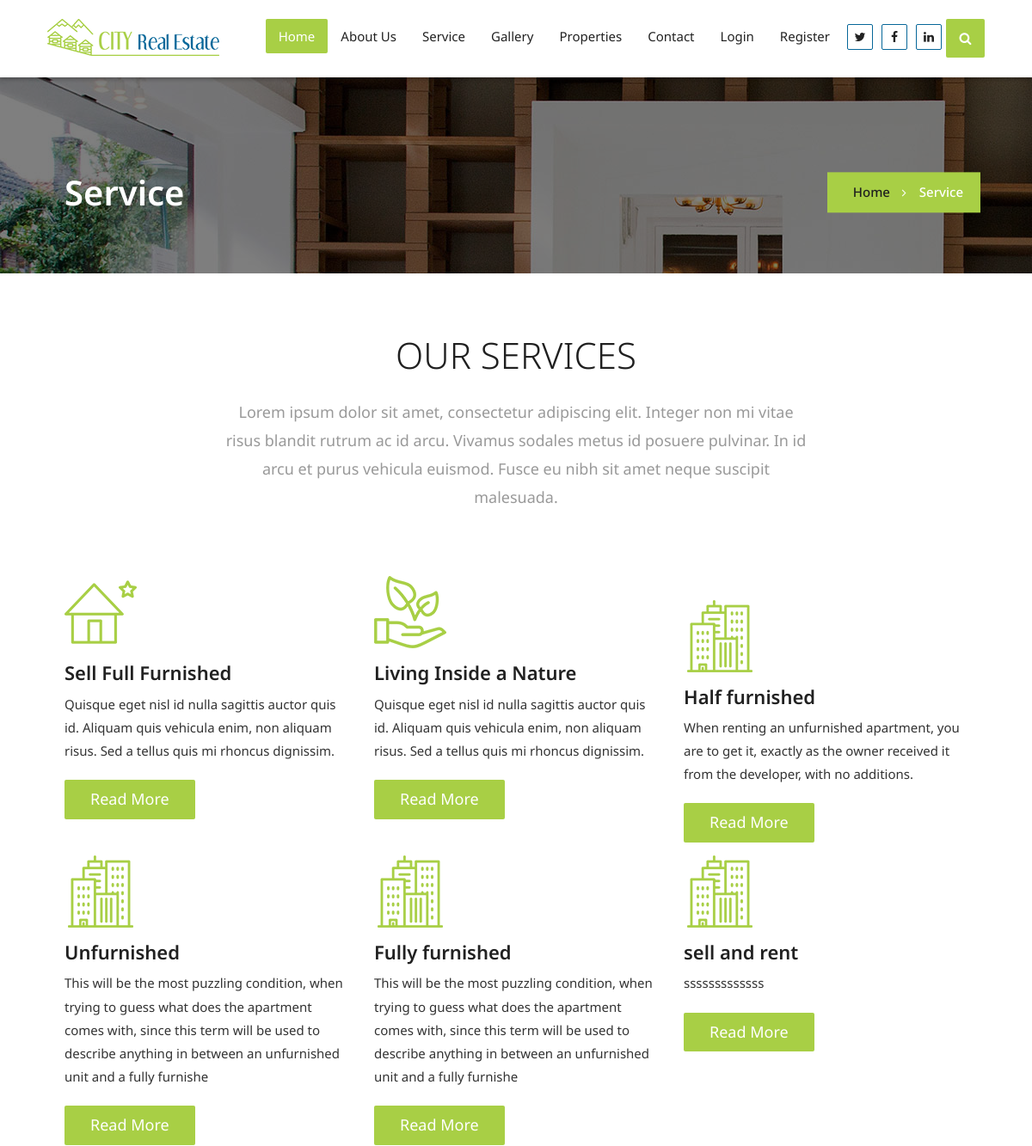
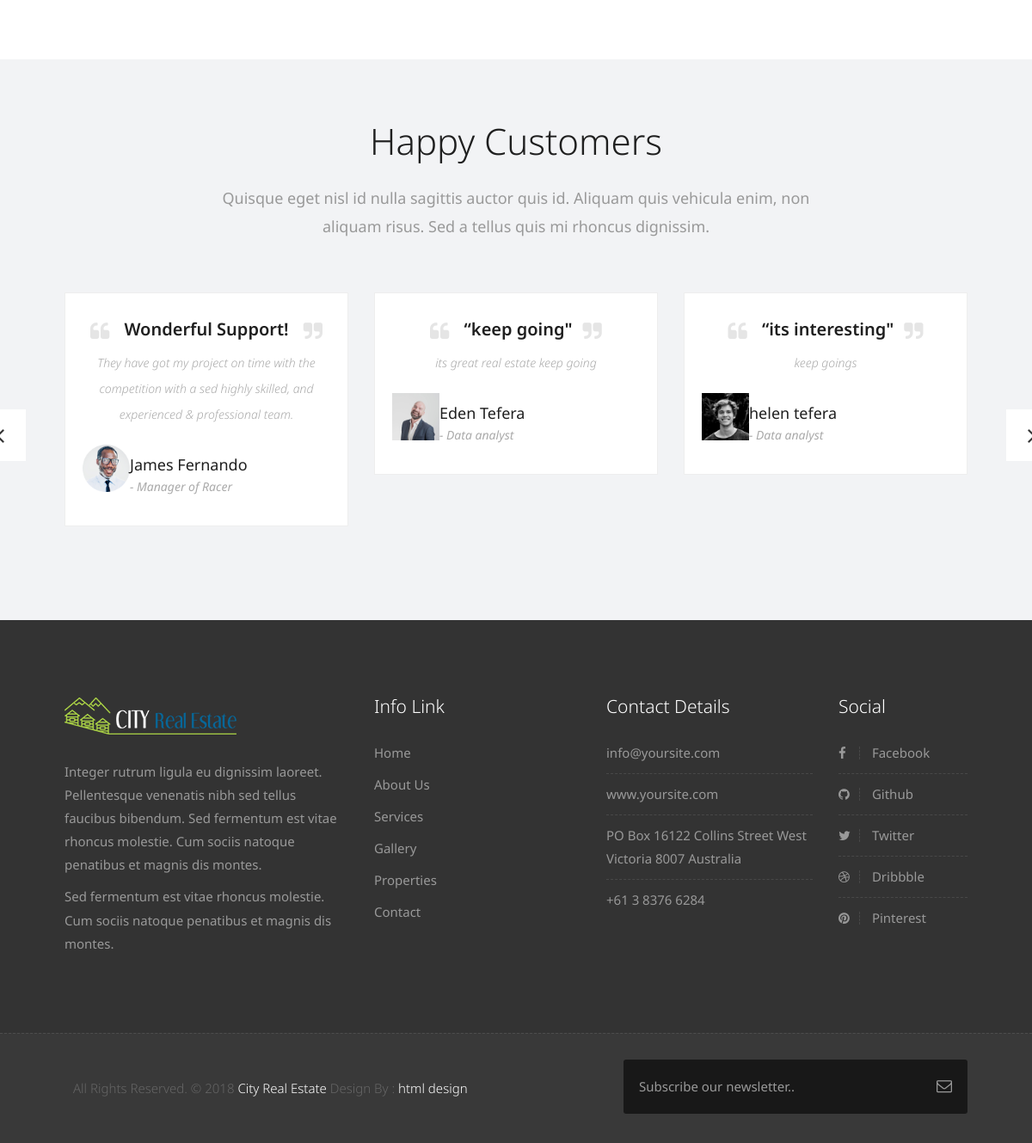
/service_view/, run on the app's committed database (2 pictures, top to bottom).
### RealEstate_App/models.py (models this page shows, shortened)
class Services(models.Model):
    service_title = models.CharField(max_length=50)
    services_discription = models.TextField(max_length=200)

class Comment(models.Model):
    flname = models.CharField(max_length=50)
    qoutetitle = models.CharField(max_length=50)
    comment= models.TextField(max_length=150)
    profession = models.CharField(max_length=50)
    photo = models.ImageField()

### RealEstate_App/views.py (the view)
# urls.py: path('service_view/', views.service_view, name='service_view'),
def service_view(request):
    service_list =Services.objects.all()
    comment_list = Comment.objects.all()
    data = {'service_list':service_list,'comment_list':comment_list}
    return render(request, "service.html" , data)

### RealEstate_App/templates/service.html (shortened to what this page needs)
{% load static %}
<!DOCTYPE html>
<html lang="en">
{% include 'includes/head.html' %}
<body class="realestate_version">
    <header class="header header_style_01">
        {% include 'includes/header.html' %}
    </header>
	<div class="all-title-box">
		<div class="container">
			<div class="row">
				<div class="col-md-12">
					<h2>Service</h2>
					<nav id="breadcrumbs">
						<ul>
							<li><a href="#">Home</a></li>
							<li>Service</li>
						</ul>
					</nav>
				</div>
			</div>
		</div>
	</div>
	<div class="about-box">
		<div class="container">
			<div class="section-title row text-center">
                <div class="col-md-8 col-md-offset-2">
                    <h3>OUR SERVICES</h3>
                    <p>Lorem ipsum dolor sit amet, consectetur adipiscing elit. Integer non mi vitae risus blandit rutrum ac id arcu. Vivamus sodales metus id posuere pulvinar. In id arcu et purus vehicula euismod. Fusce eu nibh sit amet neque suscipit malesuada. </p>
                </div>
            </div>
			<div class="row">
				<div class="col-md-4 col-sm-4 col-sm-12">
					<div class="single-services">
						<div class="single-services-img">
							<img src="{% static 'uploads/icon-01.png' %}" class="img-responsive" alt="">
						</div>
						<div class="single-services-desc">
							<h4><a href="#">Sell Full Furnished</a></h4>
							<p>Quisque eget nisl id nulla sagittis auctor quis id. Aliquam quis vehicula enim, non aliquam risus. Sed a tellus quis mi rhoncus dignissim.</p>
						</div>
						<a href="{% url 'about' %}" class="btn btn-light btn-radius grd1 btn-brd"> Read More </a>
                    </div>
				</div>
				<div class="col-md-4 col-sm-4 col-sm-12">
                    <div class="single-services">
						<div class="single-services-img">
							<img src="{% static 'uploads/icon-02.png' %}" class="img-responsive" alt="">
						</div>
						<div class="single-services-desc">
							<h4><a href="#">Living Inside a Nature</a></h4>
							<p>Quisque eget nisl id nulla sagittis auctor quis id. Aliquam quis vehicula enim, non aliquam risus. Sed a tellus quis mi rhoncus dignissim.</p>
						</div>
						<a href="{% url 'about' %}" class="btn btn-light btn-radius grd1 btn-brd"> Read More </a>
                    </div>
                </div>
                <br>
                {% for serviceavialble in service_list %}
				<div class="col-md-4 col-sm-4 col-sm-12">
					<div class="single-services">
						<div class="single-services-img">
							<img src="{% static 'uploads/icon-03.png' %}" class="img-responsive" alt="">
						</div>
						<div class="single-services-desc">
							<h4><a href="#">{{serviceavialble.service_title}}</a></h4>
							<p>{{serviceavialble.services_discription}}</p>
						</div>
						<a href="{% url 'about' %}" class="btn btn-light btn-radius grd1 btn-brd"> Read More </a>
                    </div>
				</div>
                {%endfor%}
			</div>
		</div>
	</div>
    <div id="testimonials" class="section lb">
        <div class="container">
            <div class="section-title row text-center">
                <div class="col-md-8 col-md-offset-2">
                    <h3>Happy Customers</h3>
                    <p class="lead">Quisque eget nisl id nulla sagittis auctor quis id. Aliquam quis vehicula enim, non aliquam risus. Sed a tellus quis mi rhoncus dignissim.</p>
                </div>
            </div>
            <div class="row  border">
                <div class="col-md-12 col-sm-12">
                    <div class="testi-carousel owl-carousel owl-theme">
                        <div class="testimonial clearfix">
                            <div class="desc">
                                <h3><i class="fa fa-quote-left"></i> Wonderful Support! <i class="fa fa-quote-right"></i></h3>
                                <p class="lead">They have got my project on time with the competition with a sed highly skilled, and experienced & professional team.</p>
                            </div>
                            <div class="testi-meta">
                                <img src="{% static 'uploads/testi_01.png' %}" alt="" class="img-responsive alignleft">
                                <h4>James Fernando <small>- Manager of Racer</small></h4>
                            </div>
                        </div>
                         {% for happycomments in comment_list %}
                        <div class="testimonial clearfix">
                            <div class="desc">
                                <h3><i class="fa fa-quote-left"></i> {{happycomments.qoutetitle}}<i class="fa fa-quote-right"></i></h3>
                                <p class="lead">{{happycomments.comment}}</p>
                            </div>
                            <div class="testi-meta">
                                <img src="{{happycomments.photo.url}}" alt="" class="img-responsive alignleft">
                                <h4>{{happycomments.flname}} <small>- {{happycomments.profession}}</small></h4>
                            </div>
                        </div>
                        {%endfor %}
                    </div>
                </div>
            </div>
        </div>
    </div>
   {% include 'includes/footer.html' %}
    <div class="copyrights">
        <div class="container">
            <div class="footer-distributed">
                <div class="footer-left">
                    <p class="footer-company-name">All Rights Reserved. &copy; 2018 <a href="#">City Real Estate</a> Design By : <a href="https://html.design/">html design</a></p>
                </div>
                <div class="footer-right">
                    <form method="get" action="#">
                        <input placeholder="Subscribe our newsletter.." name="search">
                        <i class="fa fa-envelope-o"></i>
                    </form>
                </div>
            </div>
        </div>
    </div>
</body>
</html>

### static/css/colors.css (style rules this page uses)
.icon_wrap:hover, .nav-pills > li.active > a, .nav-pills > li.active > a:focus, .nav-pills > li.active > a:hover, .icon-wrapper:hover i, .grd1 { color: #ffffff; background: #db00ce; background: -moz-linear-gradient(left, #db00ce 0%, #2750ff 100%); background: -webkit-linear-gradient(left, #db00ce 0%, #2750ff 100%); background: linear-gradient(to right, #db00ce 0%, #2750ff 100%); filter: progid: DXImageTransform.Microsoft.gradient( startColorstr='#db00ce', endColorstr='#2750ff', GradientType=1); }

### static/css/versions.css (style rules this page uses)
body.realestate_version .btn-light { color: #ffffff !important; }
body.realestate_version .icon_wrap:hover, body.realestate_version .nav-pills > li.active > a, body.realestate_version .nav-pills > li.active > a:focus, body.realestate_version .nav-pills > li.active > a:hover, body.realestate_version .icon-wrapper:hover i, body.realestate_version .grd1 { color: #ffffff; background: #a8cf45; }
body.realestate_version .header_style_01 { background-color: rgba(255, 255, 255); }
body.realestate_version .desc h3 i { color: rgba(0, 0, 0, 0.1); }
body.realestate_version .testimonial h4 { color: #1f1f1f; text-align: left; }
body.realestate_version .owl-next i, body.realestate_version .owl-prev i, body.realestate_version .desc { box-shadow: none !important; border: 0 !important; background-color: #fff; }

### static/css/responsive.css (style rules this page uses)
@media (max-width: 1200px) { .container { width: 90%; } }

### static/css/slideshow.css (style rules this page uses)
html { min-height: 100%; }
body, html { height: 100%; }

### data on the page
Services: service_title "Half furnished", services_discription "When renting an unfurnished apartment, you are to get it, exactly as the owner received it from the developer, with no additions."
Services: service_title "Unfurnished", services_discription "This will be the most puzzling condition, when trying to guess what does the apartment comes with, since this term will be used to describe anything in between an unfurnished unit and a fully furnishe"
Services: service_title "Fully furnished", services_discription "This will be the most puzzling condition, when trying to guess what does the apartment comes with, since this term will be used to describe anything in between an unfurnished unit and a fully furnishe"
Services: service_title "sell and rent", services_discription "sssssssssssss"
Comment: qoutetitle "“keep going\"", comment "its great real estate keep going", photo (picture), flname "Eden Tefera", profession "Data analyst"
Comment: qoutetitle "“its interesting\"", comment "keep goings", photo (picture), flname "helen tefera", profession "Data analyst"
